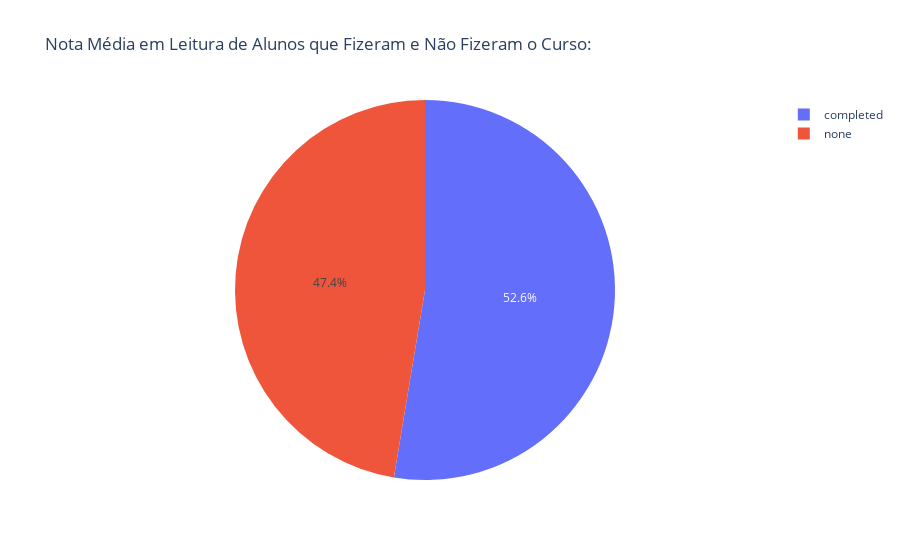

Notebook cell for this chart:
### Markdown cell above
# Passo 10: Montar e Mostrar Gráfico com Nota Média em Leitura para quem Concluiu e não Concluiu o Curso Preparatorio para os Testes.

### Code cell
grafico_curso_prep = px.pie(curso_prep_media, names='test preparation course', values='Média de Leitura', title='Nota Média em Leitura de Alunos que Fizeram e Não Fizeram o Curso:')
grafico_curso_prep.show()

### Figure 1 — Plotly figure (JSON) as saved in the notebook; plotly's stock layout.template omitted (floating-point values rounded to 4 significant figures)
{"data": [{"domain": {"x": [0, 1], "y": [0, 1]}, "hovertemplate": "test preparation course=%{label}<br>Média de Leitura=%{value}<extra></extra>", "labels": ["completed", "none"], "legendgroup": "", "name": "", "showlegend": true, "type": "pie", "values": [73.89, 66.53]}], "layout": {"legend": {"tracegroupgap": 0}, "title": {"text": "Nota Média em Leitura de Alunos que Fizeram e Não Fizeram o Curso:"}}}
